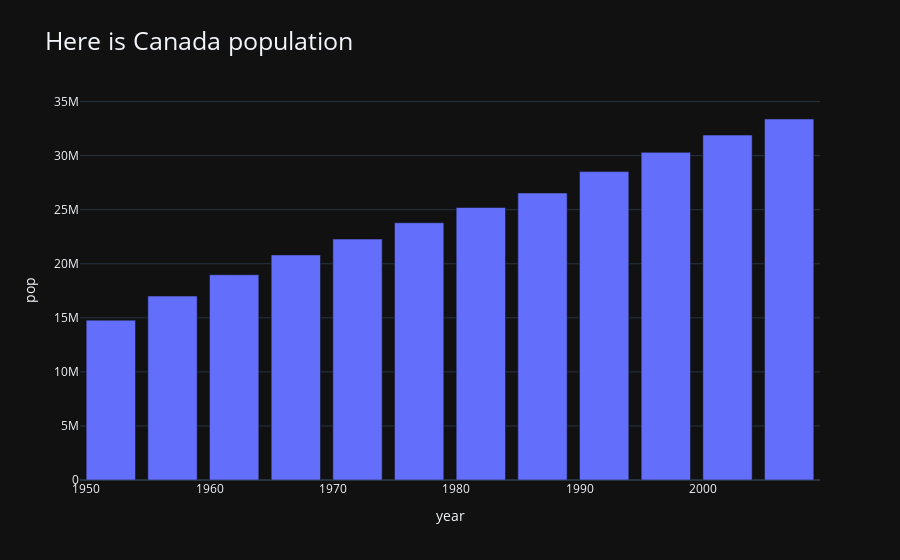

Here is the notebook cell this chart was saved with:
### Code cell
fig.update_layout(template='plotly_dark')
fig.show()

### Figure 1 — Plotly figure (JSON) as saved in the notebook; plotly's stock layout.template omitted (floating-point values rounded to 4 significant figures)
{"data": [{"alignmentgroup": "True", "hovertemplate": "year=%{x}<br>pop=%{y}<extra></extra>", "legendgroup": "", "marker": {"color": "#636efa"}, "name": "", "offsetgroup": "", "orientation": "v", "showlegend": false, "textposition": "auto", "type": "bar", "x": [1952, 1957, 1962, 1967, 1972, 1977, 1982, 1987, 1992, 1997, 2002, 2007], "xaxis": "x", "y": [14785584, 17010154, 18985849, 20819767, 22284500, 23796400, 25201900, 26549700, 28523502, 30305843, 31902268, 33390141], "yaxis": "y"}], "layout": {"barmode": "relative", "legend": {"tracegroupgap": 0}, "title": {"font": {"size": 25}, "text": "Here is Canada population"}, "xaxis": {"anchor": "y", "domain": [0, 1], "title": {"text": "year"}}, "yaxis": {"anchor": "x", "domain": [0, 1], "title": {"text": "pop"}}}}
